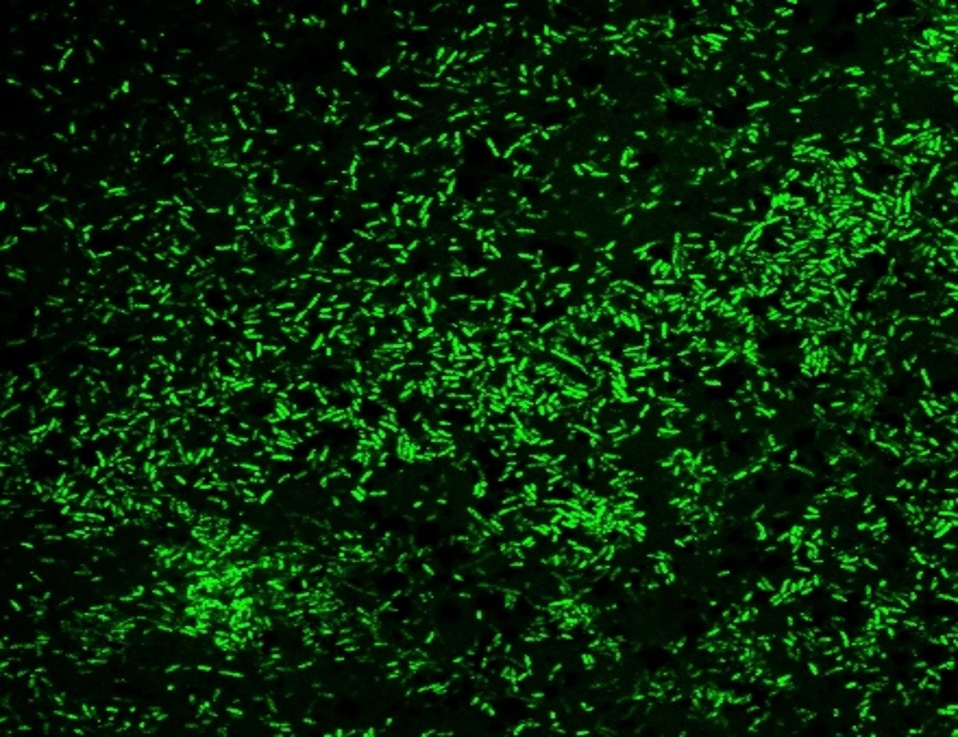
#> input picture Biofilms/Dummy/1_color.jpg, 958 x 737 px, shrunk from 2560 x 1969 before the run, found by its file name
$ python convert.py
#> lines starting #> are read from the running program, lines starting #| are printed output that depends on the picture
import numpy as np
import tifffile
import cv2
from PIL import Image
import matplotlib.pyplot as plt

def convert_rgb_to_ome_tiff(image_path, output_tiff_path):
    # Load image using OpenCV (BGR format)
#> called with output_tiff_path = '1_color.ome.tiff'
    image = cv2.imread(image_path, cv2.IMREAD_COLOR)
#> image is the input picture: shape (737, 958, 3); mean B, G, R 8.2, 39.3, 8.1

    if image is None:
        raise ValueError(f"Could not read image: {image_path}")

    # Convert to RGB (OpenCV loads in BGR by default)
    image = cv2.cvtColor(image, cv2.COLOR_BGR2RGB)

    # Split into R, G, B channels
    r_channel, g_channel, b_channel = cv2.split(image)
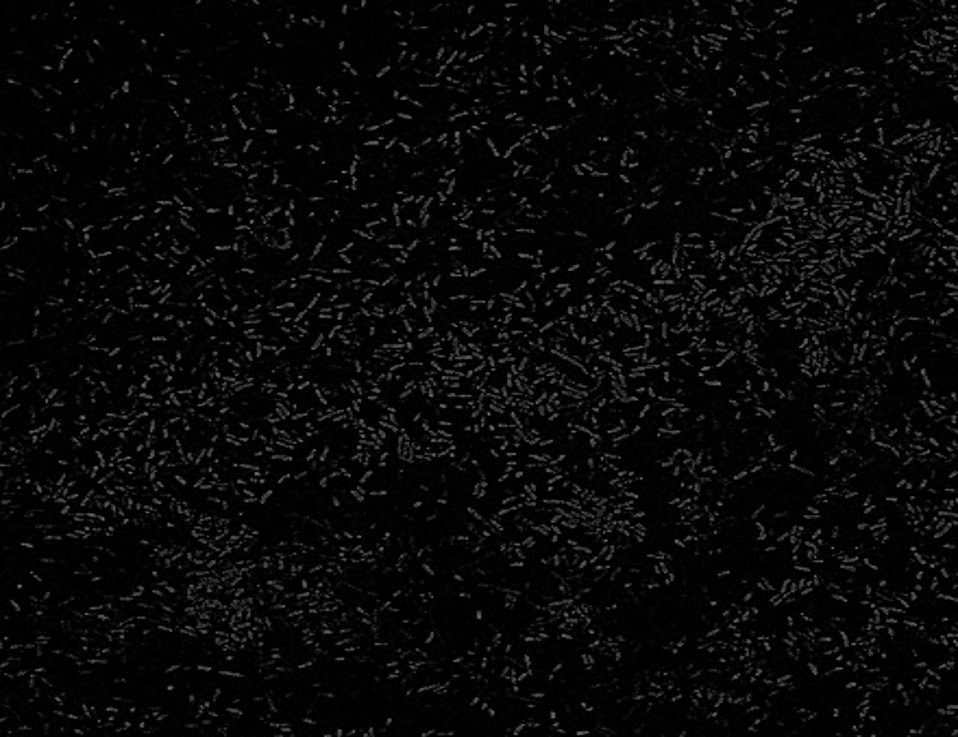
#> r_channel: shape (737, 958); min 0, max 126, mean 8.1
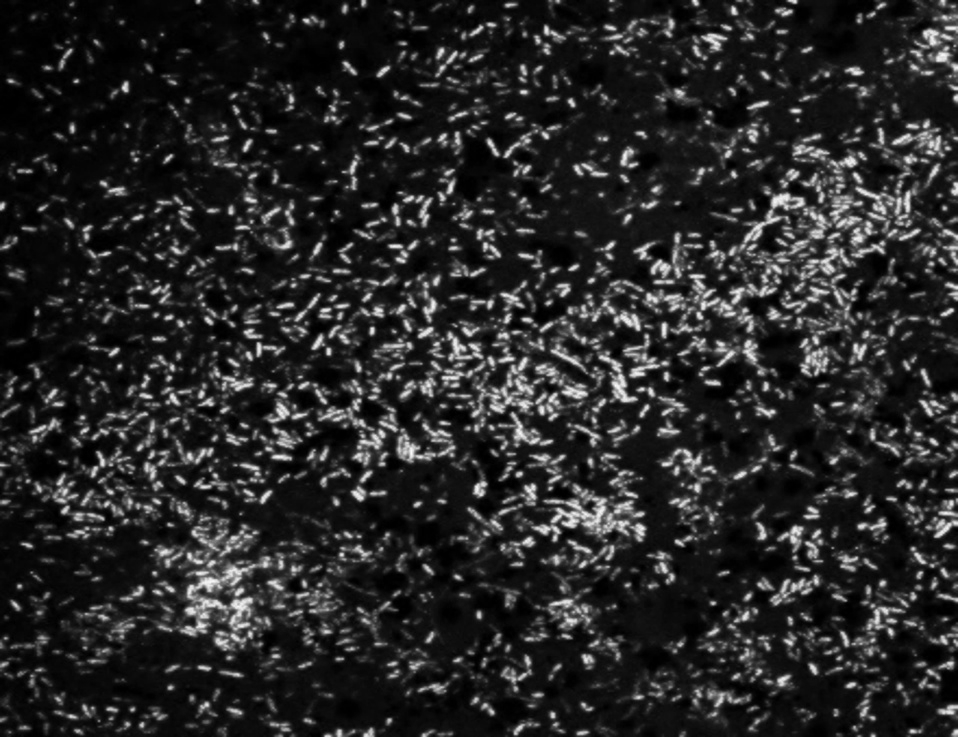
#> g_channel: shape (737, 958); min 0, max 249, mean 39.3

    # Stack channels as a multi-layered grayscale image (C, H, W)
    ome_tiff_data = np.stack([r_channel, g_channel, b_channel], axis=0)

    # Plot each channel separately
    fig, axes = plt.subplots(1, 3, figsize=(15, 5))

    channel_names = ["Red Channel", "Green Channel", "Blue Channel"]

    for i in range(3):
        axes[i].imshow(ome_tiff_data[i], cmap="gray")
        axes[i].set_title(channel_names[i])
        axes[i].axis("off")
    plt.show()
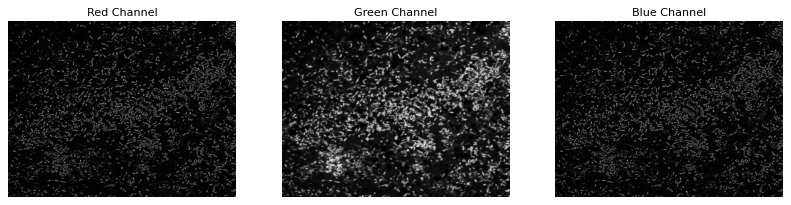
#> figure drawn by matplotlib, 3 panels

    # Save as OME-TIFF (Zeiss-compatible)
    tifffile.imwrite(output_tiff_path, ome_tiff_data, imagej=True)

    print(f"Saved OME-TIFF: {output_tiff_path}")
    print("Now you can open it in Zeiss Zen and save as CZI.")

# Example usage
image_path = "/home/nguyen/Biofilms_git/BioFilmsCZI/Biofilms/Dummy/1_color.jpg"  # Change this to your image file
output_tiff_path = "1_color.ome.tiff"

convert_rgb_to_ome_tiff(image_path, output_tiff_path)

$ run again, with Biofilms/Dummy/2_colors.jpg copied over Biofilms/Dummy/1_color.jpg
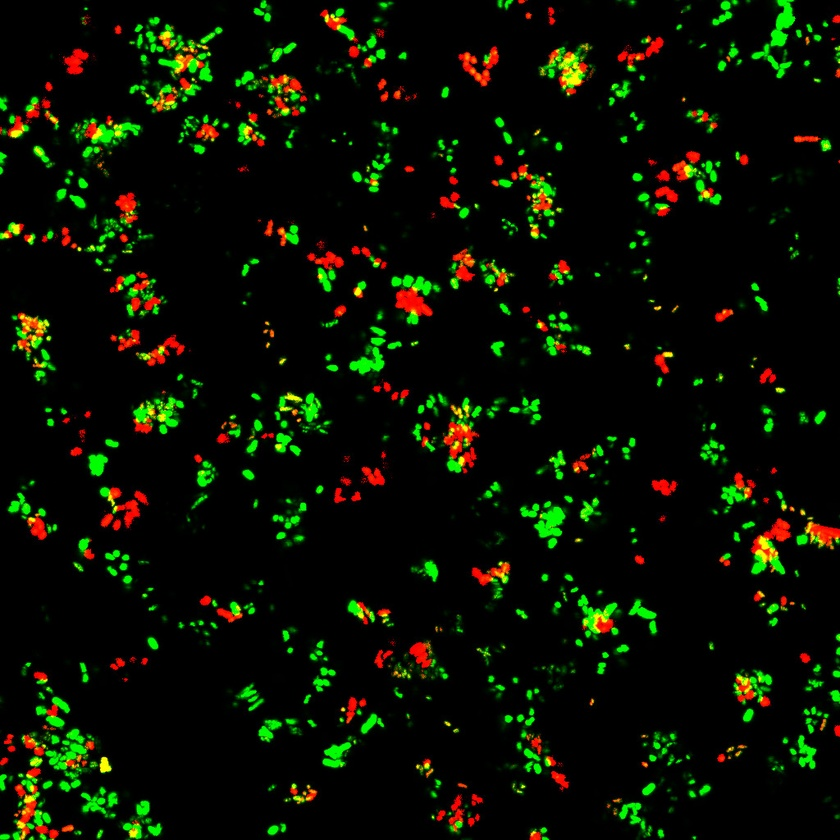
#> input picture Biofilms/Dummy/2_colors.jpg, 840 x 840 px, shrunk from 1024 x 1024 before the run, found by its file name
#> in convert_rgb_to_ome_tiff, image is the input picture: shape (840, 840, 3); mean B, G, R 2.1, 16.8, 10.8
#> in convert_rgb_to_ome_tiff, `r_channel, g_channel, b_channel = cv2.split(image)`:
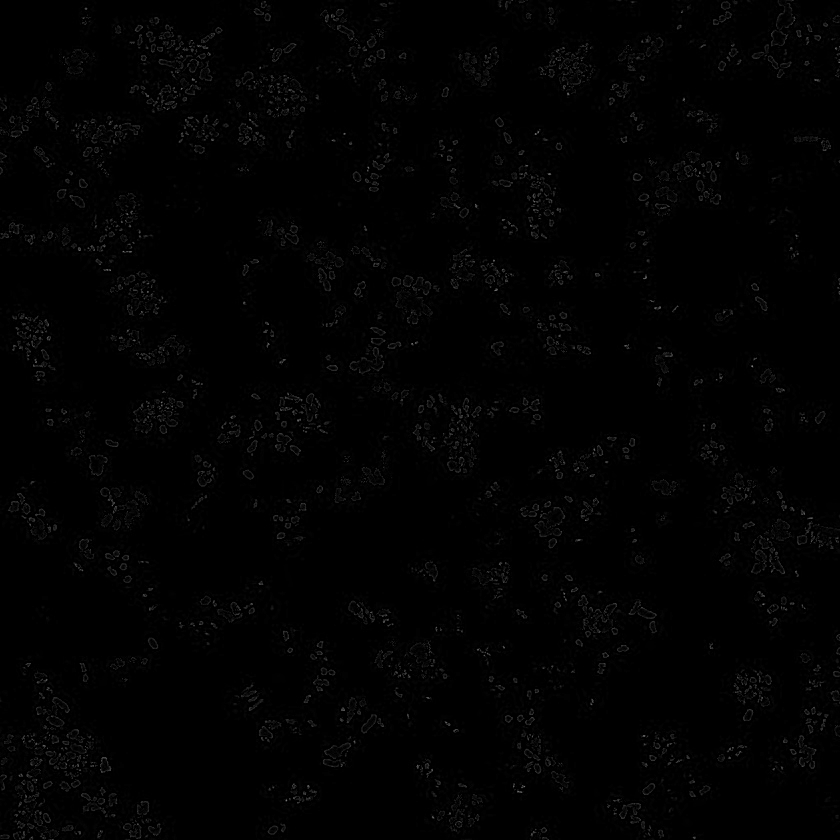
#> b_channel: shape (840, 840); min 0, max 124, mean 2.1
#> in convert_rgb_to_ome_tiff, `plt.show()`:
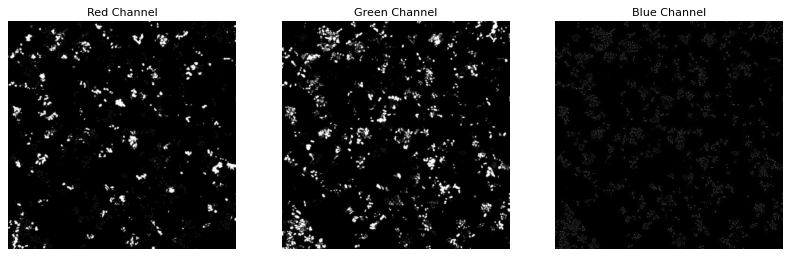
#> figure drawn by matplotlib, 3 panels
